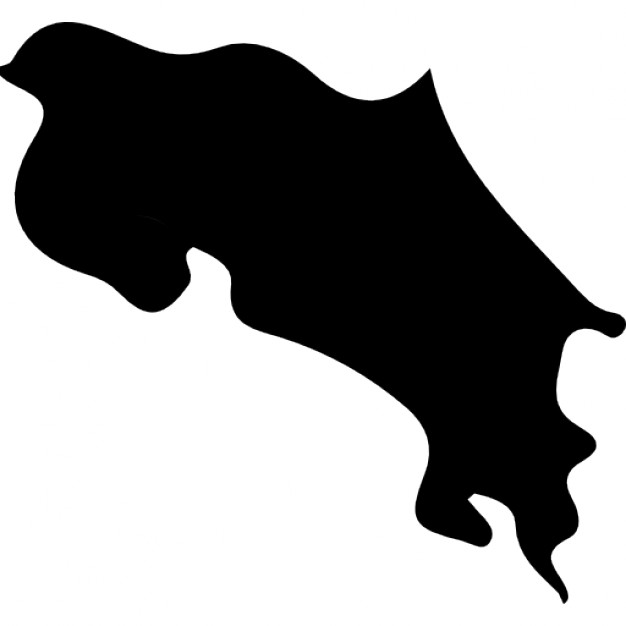
#> input picture costa_rica.jpg, 626 x 626 px
$ jupyter execute --allow-errors Twitter_data.ipynb   (shell and % lines are left out)
#> lines starting #> are read from the running program, lines starting #| are printed output that depends on the picture; after the words box and inside, x2 and y2 are one past the last pixel; in counts of white or black regions, pixels touching at a corner belong together
[cell 1]
#!/usr/bin/env python
# encoding: utf-8

import tweepy #https://github.com/tweepy/tweepy
import csv
from Data_scraping import *
#Twitter API credentials
consumer_key = ""
consumer_secret = ""
access_key = ""
access_secret = ""


# [64 lines left out: functions get_all_tweets, get_tweets_for_all, not called in this run]
# [4 lines of commented-out code are left out]

[cell 2]
def cleaned_up_text(fname,name):
    '''This function prunes the dataset to access important words
    input:
    fname--> file name
    output:
    cleaned up text data as string
    '''
    assert isinstance(fname,str),"file name is not a string"
    emoji_pattern = re.compile("["
        u"\U0001F600-\U0001F64F"  # emoticons
        u"\U0001F300-\U0001F5FF"  # symbols & pictographs
        u"\U0001F680-\U0001F6FF"  # transport & map symbols
        u"\U0001F1E0-\U0001F1FF"  # flags (iOS)
                           "]+", flags=re.UNICODE)
    shortword = re.compile(r'\W*\b\w{1,5}\b')
    with open(fname,'r') as content_file:
        content = content_file.read()
        text=re.sub(r'http\S+', '', content)
        text=re.sub(r'%s'%name,'', text)
        text=shortword.sub('',text)
        text=emoji_pattern.sub('',text)
    return text
import numpy as np
def rgb2gray(rgb):
    r, g, b = rgb[:,:,0], rgb[:,:,1], rgb[:,:,2]
    gray = 0.2989 * r + 0.5870 * g + 0.1140 * b
    return gray

[cell 3]
from wordcloud import WordCloud, STOPWORDS, ImageColorGenerator
import matplotlib.pyplot as plt
from skimage.transform import resize
import warnings
from imageio import imread as imr
import re
warnings.filterwarnings("ignore")
mask2=imr('costa_rica.jpg')
#> mask2 is the input picture: shape (626, 626, 3); min 0, max 255, mean 152.4
mask2=rgb2gray(mask2)
mask2[mask2>250]=255
#> mask2: shape (626, 626) float64
mask2[mask2<250]=0
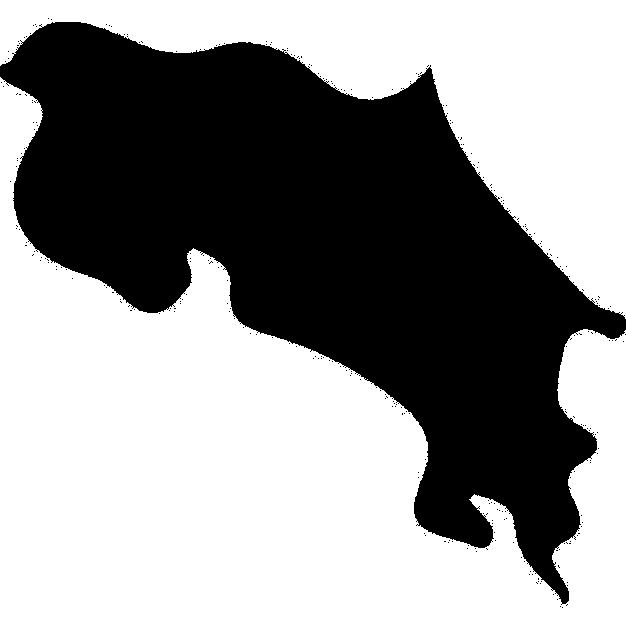
#> mask2: shape (626, 626) float64; 59% white; 300 black regions (299 under 20 px), largest, box (x1, y1, x2, y2) and area: (0, 22, 626, 605) 160247
mask2=resize(mask2,(1200,1200))
#> mask2: shape (1200, 1200) float64
#> (the rest of this cell did not finish here and is left out)

data2=cleaned_up_text('translated_CarlosAlvQ_tweets.txt','CarlosAlvQ')
data3=cleaned_up_text('translated_luisguillermosr_tweets.txt','luisguillermosr')

# Create and generate a word cloud image:
#print(text)
wordcloud = WordCloud(max_words=356285,mask=mask2,background_color='white').generate(data1)

#print(wordcloud)
# Display the generated image:
wordcloud.to_file("first_review.png")
plt.imshow(wordcloud, interpolation='bilinear')
plt.axis("off")
plt.show()
#print(wordcloud.words_.values())

[cell 4]
# print(wordcloud.words_)
# print(wordcloud3.words_)
import enchant
import pandas as pd
# [9 lines left out: function find_diff, not called in this run]
#> (the rest of this cell did not finish here and is left out)

[cell 5]
import pandas as pd
#> (the rest of this cell did not finish here and is left out)

#> (a cell that did not finish here is left out)

#> (a cell that did not finish here is left out)

[cell 8]
# [43 lines left out: functions file_info, makeImage, makeImage_freq, not called in this run]
#> (the rest of this cell did not finish here and is left out)

#> (a cell that did not finish here is left out)

[cell 10]
from google.cloud import translate
import os
import time
# Instantiates a client

def translate_file(fname):
    translate_client = translate.Client()
    avg=os.path.getsize(fname)
    n=avg//19000
    print(n)
    with open(fname,'r') as file,open('translated_%s' %fname,'w') as fileT:
        for i in range(n):
            print(i)
            text=file.read(19000)
            text=translate_client.translate(text,target_language='en')
            fileT.write(text['translatedText'])
#> (the rest of this cell did not finish here and is left out)

#> (a cell that did not finish here is left out)


#> (a cell that did not finish here is left out)
